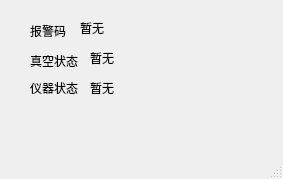
<?xml version="1.0" encoding="UTF-8"?>
<ui version="4.0">
 <class>SystemCheckWindow</class>
 <widget class="QMainWindow" name="SystemCheckWindow">
  <property name="geometry">
   <rect>
    <x>0</x>
    <y>0</y>
    <width>283</width>
    <height>179</height>
   </rect>
  </property>
  <property name="windowTitle">
   <string>系统检查</string>
  </property>
  <widget class="QWidget" name="centralwidget">
   <widget class="QLabel" name="label">
    <property name="geometry">
     <rect>
      <x>30</x>
      <y>80</y>
      <width>54</width>
      <height>16</height>
     </rect>
    </property>
    <property name="text">
     <string>仪器状态</string>
    </property>
   </widget>
   <widget class="QLabel" name="label_2">
    <property name="geometry">
     <rect>
      <x>90</x>
      <y>80</y>
      <width>54</width>
      <height>16</height>
     </rect>
    </property>
    <property name="text">
     <string>暂无</string>
    </property>
   </widget>
   <widget class="QLabel" name="label_3">
    <property name="geometry">
     <rect>
      <x>30</x>
      <y>20</y>
      <width>54</width>
      <height>21</height>
     </rect>
    </property>
    <property name="text">
     <string>报警码</string>
    </property>
   </widget>
   <widget class="QLabel" name="label_4">
    <property name="geometry">
     <rect>
      <x>30</x>
      <y>50</y>
      <width>54</width>
      <height>21</height>
     </rect>
    </property>
    <property name="text">
     <string>真空状态</string>
    </property>
   </widget>
   <widget class="QLabel" name="label_5">
    <property name="geometry">
     <rect>
      <x>90</x>
      <y>50</y>
      <width>54</width>
      <height>16</height>
     </rect>
    </property>
    <property name="text">
     <string>暂无</string>
    </property>
   </widget>
   <widget class="QLabel" name="label_6">
    <property name="geometry">
     <rect>
      <x>80</x>
      <y>20</y>
      <width>54</width>
      <height>16</height>
     </rect>
    </property>
    <property name="text">
     <string>暂无</string>
    </property>
   </widget>
  </widget>
  <widget class="QMenuBar" name="menubar">
   <property name="geometry">
    <rect>
     <x>0</x>
     <y>0</y>
     <width>283</width>
     <height>23</height>
    </rect>
   </property>
  </widget>
  <widget class="QStatusBar" name="statusbar"/>
 </widget>
 <resources/>
 <connections/>
</ui>
